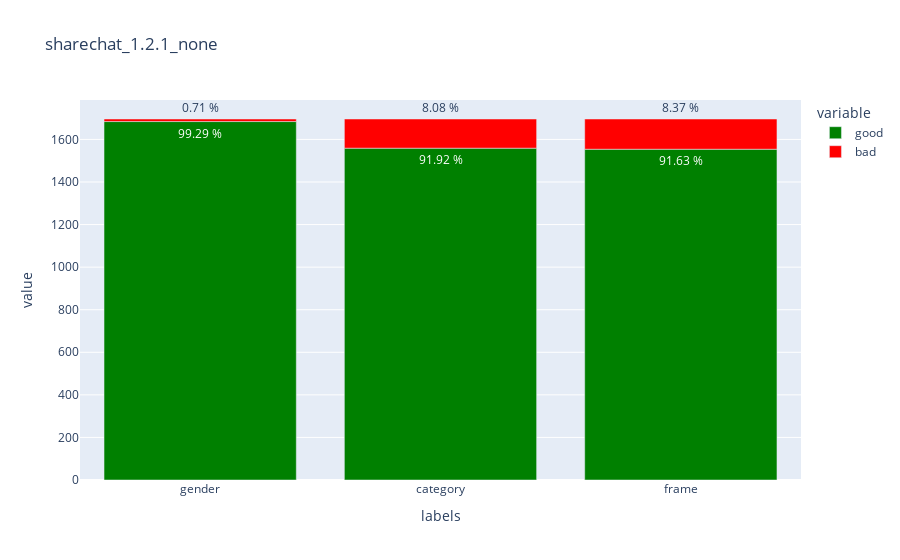

Notebook cell for this chart:
### Code cell
import plotly.express as px

fig = px.bar(df_plotly, x="labels", y=['good', 'bad'], barmode = 'relative',
              color_discrete_map = {'none':'yellow', 'good':'green', 'bad': 'red'},
              title=(f'{version}_none'),width=None, height=None)

texts = [good, bad]
for i, t in enumerate(texts):
    fig.data[i].text = [f"{round(x/total*100,2)} %" for x in t]
    fig.data[i].textposition = 'outside'
fig.show()

### Figure 1 — Plotly figure (JSON) as saved in the notebook; plotly's stock layout.template omitted (floating-point values rounded to 4 significant figures)
{"data": [{"alignmentgroup": "True", "hovertemplate": "variable=good<br>labels=%{x}<br>value=%{y}<extra></extra>", "legendgroup": "good", "marker": {"color": "green", "pattern": {"shape": ""}}, "name": "good", "offsetgroup": "good", "orientation": "v", "showlegend": true, "text": ["99.29 %", "91.92 %", "91.63 %"], "textposition": "outside", "type": "bar", "x": ["gender", "category", "frame"], "xaxis": "x", "y": [1684, 1559, 1554], "yaxis": "y"}, {"alignmentgroup": "True", "hovertemplate": "variable=bad<br>labels=%{x}<br>value=%{y}<extra></extra>", "legendgroup": "bad", "marker": {"color": "red", "pattern": {"shape": ""}}, "name": "bad", "offsetgroup": "bad", "orientation": "v", "showlegend": true, "text": ["0.71 %", "8.08 %", "8.37 %"], "textposition": "outside", "type": "bar", "x": ["gender", "category", "frame"], "xaxis": "x", "y": [12, 137, 142], "yaxis": "y"}], "layout": {"barmode": "relative", "legend": {"title": {"text": "variable"}, "tracegroupgap": 0}, "title": {"text": "sharechat_1.2.1_none"}, "xaxis": {"anchor": "y", "domain": [0, 1], "title": {"text": "labels"}}, "yaxis": {"anchor": "x", "domain": [0, 1], "title": {"text": "value"}}}}
